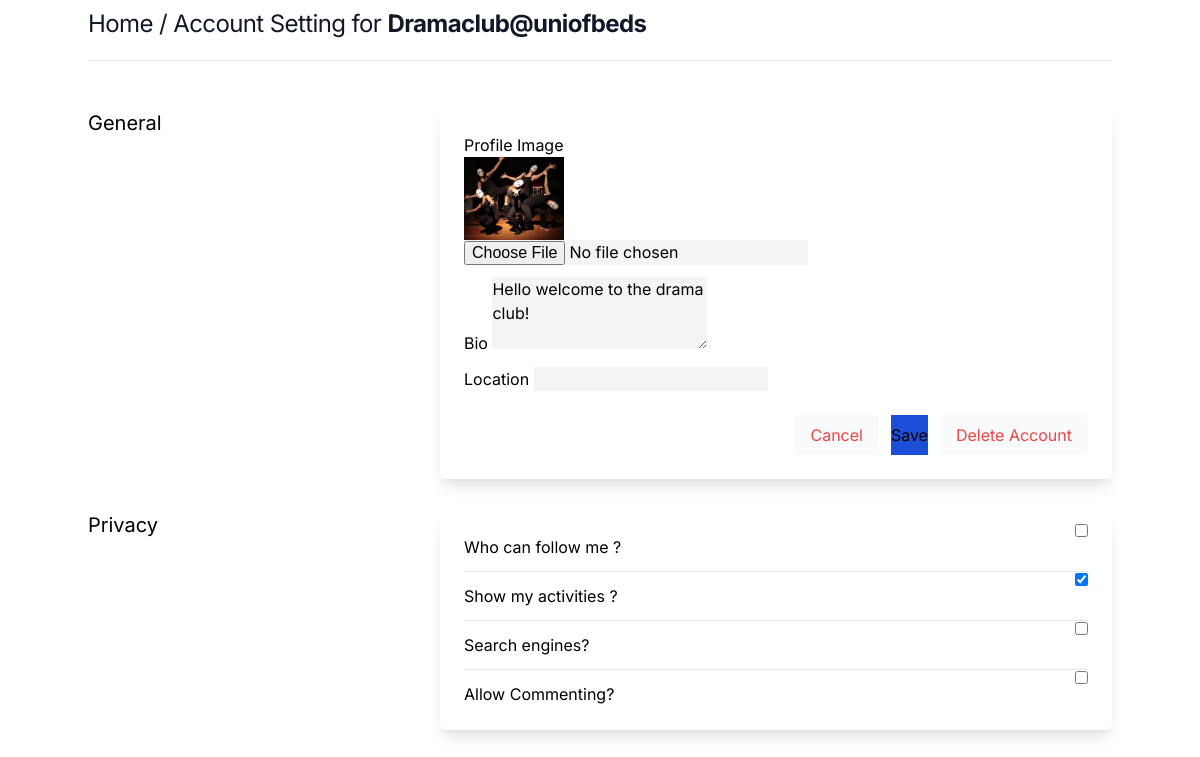
Page /settings (signed in) on the committed database.
### core/models.py (models this page shows, shortened)
class Profile(models.Model):
    user = models.ForeignKey(User, on_delete=models.CASCADE)
    id_user = models.IntegerField()
    bio = models.TextField(blank=True)
    profileimg = models.ImageField(upload_to='profile_images', default='blank-profile-picture.png')
    location = models.CharField(max_length=100, blank=True)

### core/views.py (the view, shortened to what this page needs)
# urls.py: path('settings', views.settings, name='settings'),
@login_required(login_url='signin')
def settings(request):
    user_profile = Profile.objects.get(user=request.user)
    return render(request, 'setting.html', {'user_profile': user_profile})

### templates/setting.html (shortened to what this page needs)
{% load static %}
<!DOCTYPE html>
<html lang="en">
<head>
    <link rel="stylesheet" href="{% static 'assets/css/icons.css' %}">
    <link rel="stylesheet" href="{% static 'assets/css/uikit.css' %}">
    <link rel="stylesheet" href="{% static 'assets/css/style.css' %}">
    <link rel="stylesheet" href="{% static 'assets/css/tailwind.css' %}">
</head>
<body>
            <div class="container m-auto">
                <h1 class="text-2xl leading-none text-gray-900 tracking-tight mt-3"><a href="/">Home</a> / Account Setting for <b>{{user.username}}</b> </h1>
                <br>
                <hr>
                <div class="grid lg:grid-cols-3 mt-12 gap-8">
                    <div>
                        <h3 class="text-xl mb-2"> General</h3>
                    </div>
                    <div class="bg-white rounded-md lg:shadow-lg shadow col-span-2">
                    <form action="" method="POST" enctype="multipart/form-data">
                       <div class="grid grid-cols-2 gap-3 lg:p-6 p-4">
                            <div class="col-span-2">
                                <label for=""> Profile Image</label>
                                <img width="100" height="100" src="{{user_profile.profileimg.url}}" />
                                <input type="file" name="image" value="" class="shadow-none bg-gray-100">
                            </div>
                            <div class="col-span-2">
                                <label for="about">Bio</label>
                                <textarea id="about" name="bio" rows="3"  class="shadow-none bg-gray-100">{{user_profile.bio}}</textarea>
                            </div>
                            <div class="col-span-2">
                                <label for=""> Location</label>
                                <input type="text" name="location" value="{{user_profile.location}}" class="shadow-none bg-gray-100">
                            </div>
                       </div>
                       <div class="bg-gray-10 p-6 pt-0 flex justify-end space-x-3">
                        <button class="p-2 px-4 rounded bg-gray-50 text-red-500"> <a href="/">Cancel</a> </button>
                        <button type="submit" class="button bg-blue-700"> <a href="yourprofile">Save </a></button>
                        <form action="{delete}" method="post">
                            <button class="p-2 px-4 rounded bg-gray-50 text-red-500"> <a href="delete/">Delete Account</a> </button>
                        </form>
                    </div>
                    </div>
                     <div>
                        <h3 class="text-xl mb-2"> Privacy</h3>
                    </div>
                    <div class="bg-white rounded-md lg:shadow-lg shadow lg:p-6 p-4 col-span-2">
                    <div class="space-y-3">
                        <div class="flex justify-between items-center">
                            <div>
                                <h4> Who can follow me ?</h4>
                            </div>
                            <div class="switches-list -mt-8 is-large">
                                <div class="switch-container">
                                    <label class="switch"><input type="checkbox"> </label>
                                </div>
                            </div>
                        </div>
                        <hr>
                        <div class="flex justify-between items-center">
                            <div>
                                <h4> Show my activities ?</h4>
                            </div>
                            <div class="switches-list -mt-8 is-large">
                                <div class="switch-container">
                                    <label class="switch"><input type="checkbox" checked> </label>
                                </div>
                            </div>
                        </div>
                        <hr>
                        <div class="flex justify-between items-center">
                            <div>
                                <h4> Search engines?</h4>
                            </div>
                            <div class="switches-list -mt-8 is-large">
                                <div class="switch-container">
                                    <label class="switch"><input type="checkbox"> </label>
                                </div>
                            </div>
                        </div>
                        <hr>
                        <div class="flex justify-between items-center">
                            <div>
                                <h4> Allow Commenting?</h4>
                            </div>
                            <div class="switches-list -mt-8 is-large">
                                <div class="switch-container">
                                    <label class="switch"><input type="checkbox"> </label>
                                </div>
                            </div>
                        </div>
                    </div>
                    </div>
                    <br>
                </div>
            </div>
</body>
</html>

### rows in the picture
Profile: profileimg (picture), bio "Hello welcome to the drama club!"

### other values in the picture
{{ user.username }} "Dramaclub@uniofbeds"
